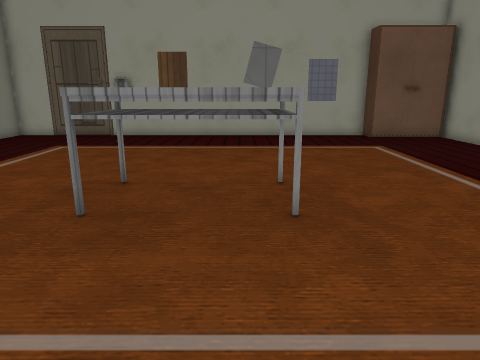
View 1 (above)

16 first-person views from a walk through a Godot game level. The camera is 1.2 m above the floor, tilts 14° down and sees 70° across. The floor is counted in squares, 0.5 m on a side. Each view is taken from the middle of a square. On the plan, view 1 faces up. The plan holds only what a view shows up to about 20 squares ahead; the rest is blank. Characters and animated objects are left out. Some surface patterns are stand-ins.

View 2
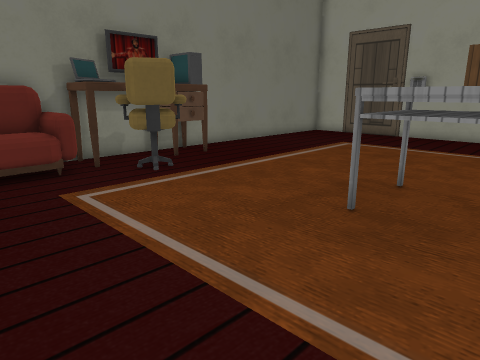

View 3
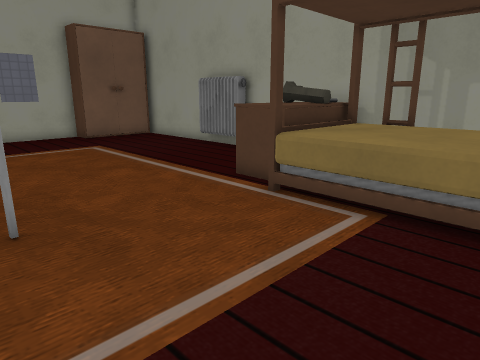

View 4
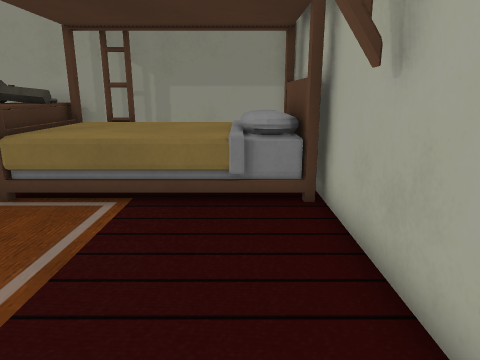

View 5
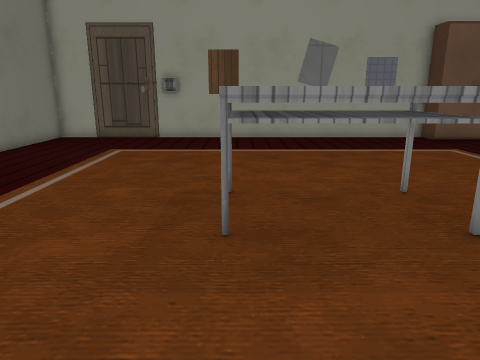

View 6
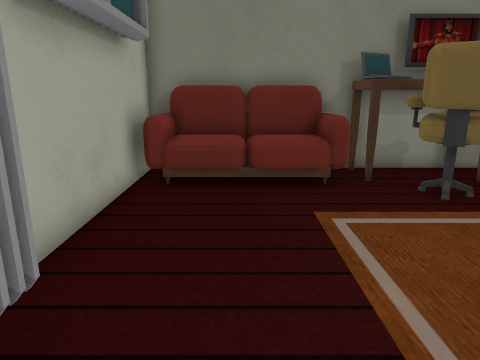

View 7
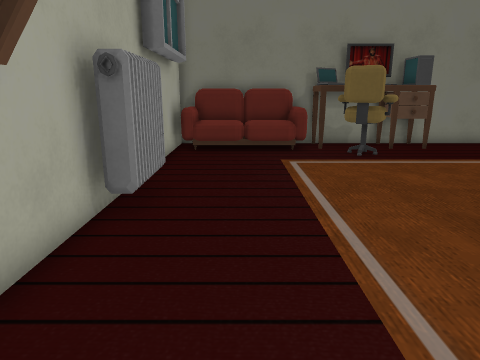

View 8
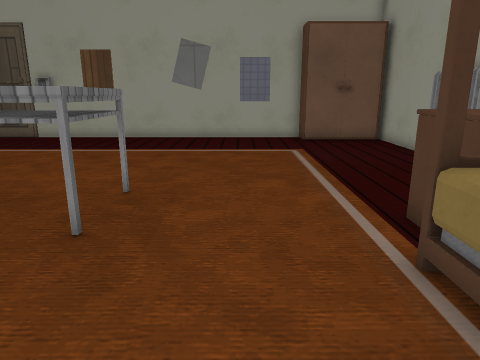

View 9
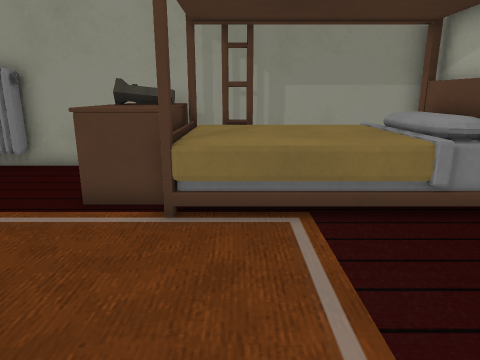

View 10
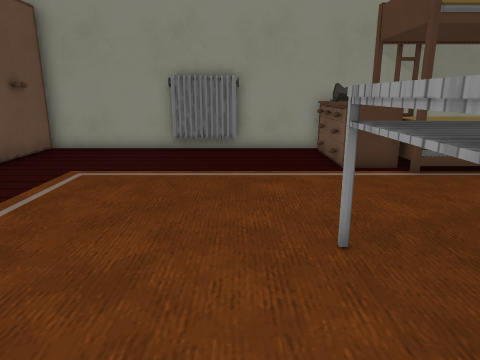

View 11
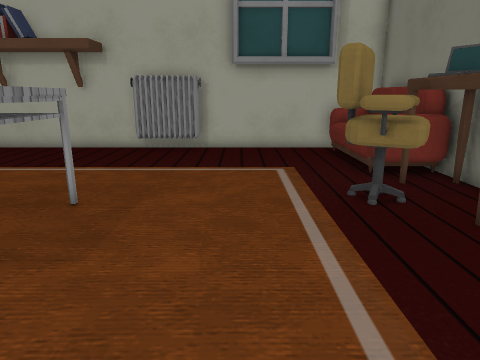

View 12
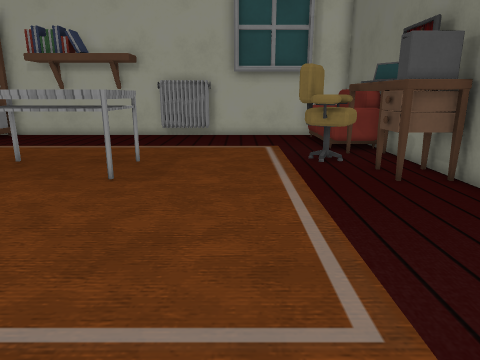

View 13
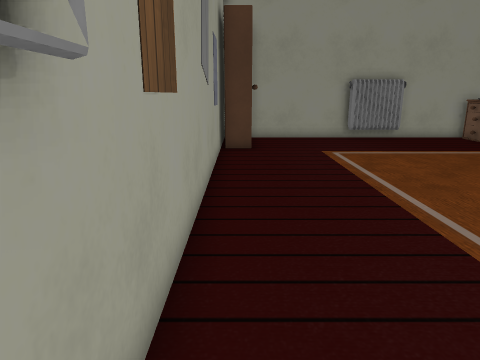

View 14
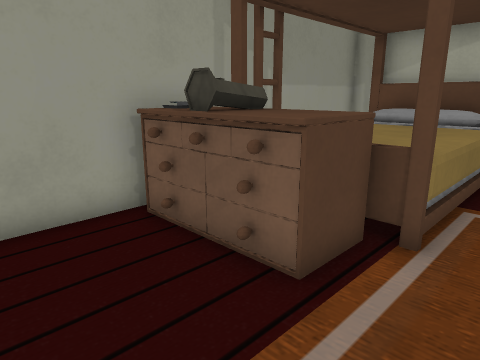

View 15
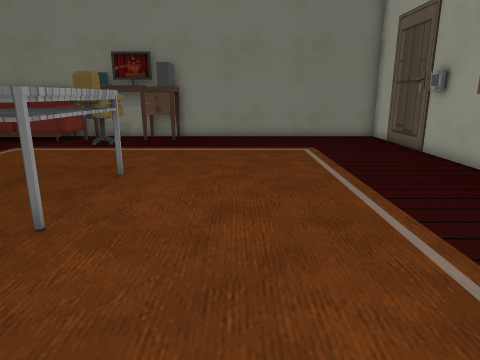

View 16
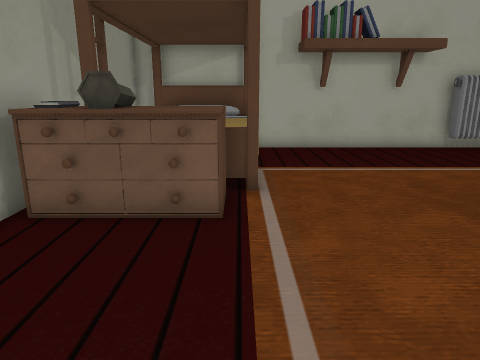

### Floor plan
Points are (right, up) in squares from view 1. A wall is a line through its corners. A room is listed if a view was taken in it or the views show most of it. See-through windows are left out.
Room 1 (views 1, 2, 3, 4, 5, 6, 7, 8, 9, 10, 11, 12, 13, 14, 15, 16)
walls: (3.1, -1.7) (3.4, -1.3); (3.2, -1.8) (3.2, -1.1); (-8, 20.6) (-8.9, 20.6); (-13.3, -2) (11.7, -2) (11.7, 20.9) (-13.3, 20.9) (-13.3, 9.5)
ways out: closed door at (-9.5, 21)
objects: sofa (-13, -1) to (-11, 4); laptop (-13, 5) to (-12, 6); monitor (-13, 7); desk (-13, 8) to (-11, 10); other object (-12, 6) to (-12, 8); computer (-12, 9); chair (-11, 5) to (-9, 7); switch (-7, 21); radiator (-5, -1) to (-2, -1); table (-3, 7) to (1, 9); bed (7, -1) to (11, 5); drawers (7, 6) to (11, 8); shelf (7, 19) to (11, 20); phone (11, 6) to (11, 7); radiator (11, 11) to (11, 14)

Where each view was taken, in squares from view 1:
view 1: 0 up, 0 right, facing up
view 2: 0 up, 0 right, facing up-left
view 3: 0 up, 0 right, facing up-right
view 4: 0 up, 1 left, facing right
view 5: 1 up, 3 left, facing up
view 6: 1 up, 2 left, facing left
view 7: 1 up, 4 right, facing left
view 8: 1 up, 4 right, facing up
view 9: 4 up, 0 right, facing right
view 10: 11 up, 4 left, facing right
view 11: 14 up, 7 left, facing down
view 12: 19 up, 7 left, facing down
view 13: 20 up, 8 left, facing right
view 14: 11 up, 5 right, facing down-right
view 15: 13 up, 7 right, facing left
view 16: 14 up, 7 right, facing down
